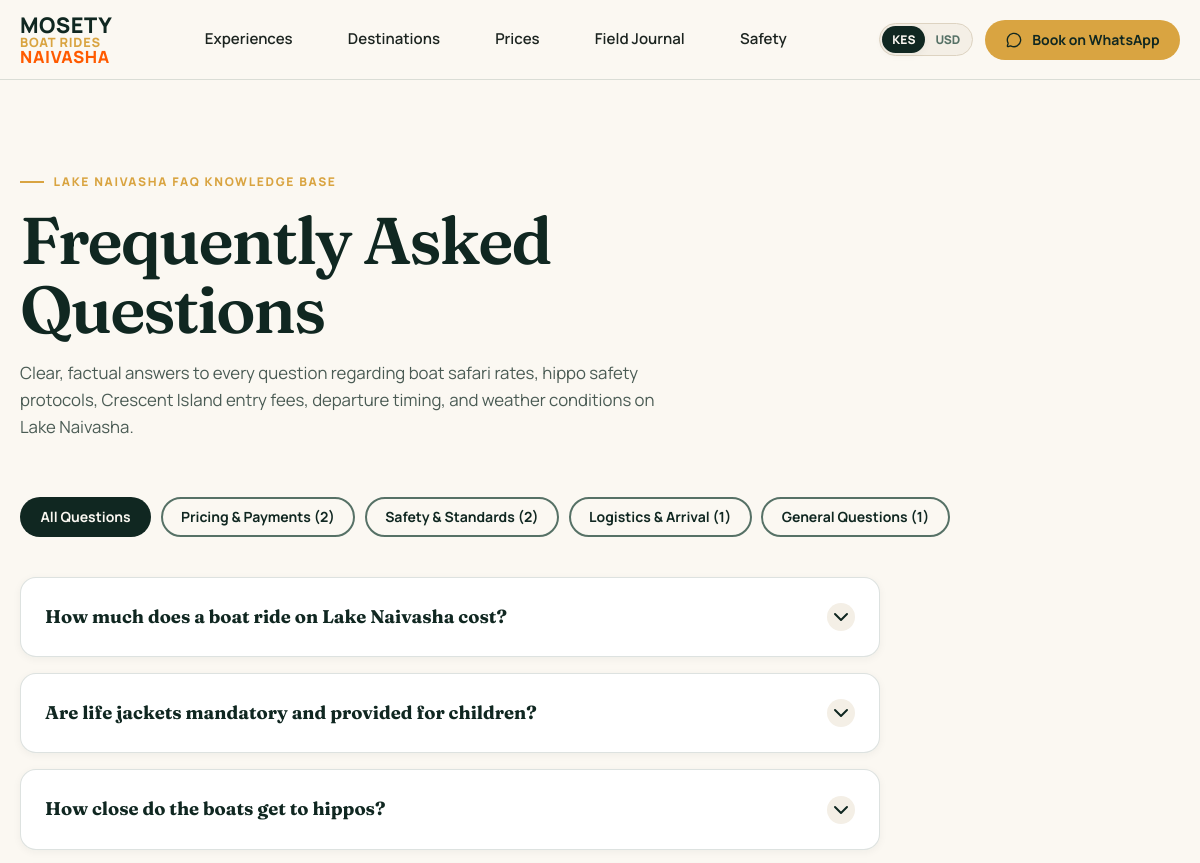
The page /questions/ (upper part) on the database as committed earlier.
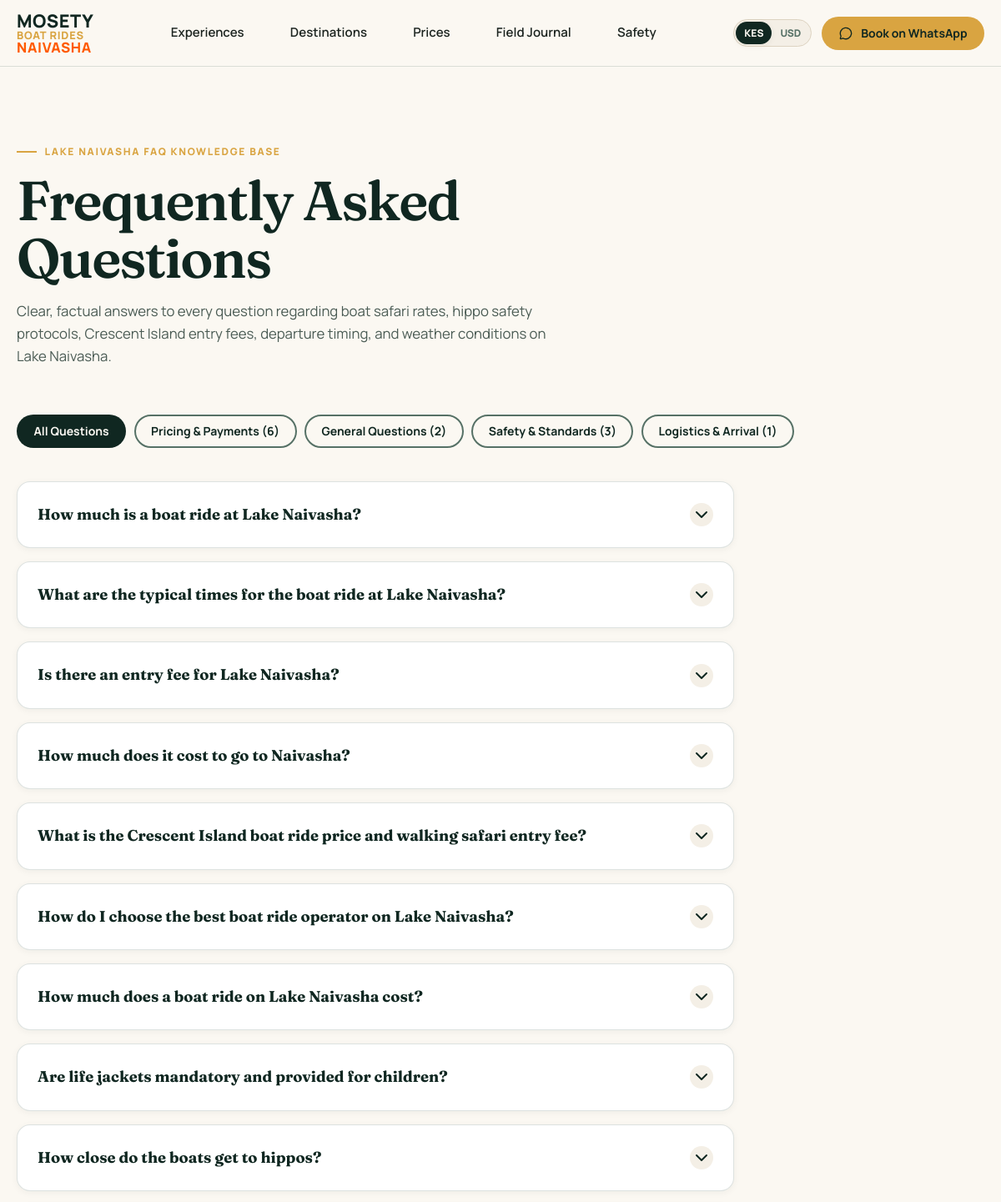
The same page on the database as committed later.
### content/models.py (models this page shows, shortened)
class QuestionAnswer(models.Model):
    CATEGORIES = [
        ('General', 'General Questions'),
        ('Pricing', 'Pricing & Payments'),
        ('Safety', 'Safety & Standards'),
        ('Children', 'Children & Families'),
        ('Logistics', 'Logistics & Arrival'),
        ('Wildlife', 'Wildlife & Ethics'),
    ]
    question = models.CharField(max_length=255)
    slug = models.SlugField(max_length=255, blank=True)
    answer = models.TextField(help_text="Concise, factual answer")
    category = models.CharField(max_length=50, choices=CATEGORIES, default='General')
    related_tour = models.ForeignKey('tours.Tour', null=True, blank=True, on_delete=models.SET_NULL, related_name='faqs')
    sort_order = models.PositiveIntegerField(default=0)
    last_verified_at = models.DateField(default=timezone.now)
    is_active = models.BooleanField(default=True)
    class Meta:
        ordering = ['sort_order', 'id']
        verbose_name = "Question & Answer"
        verbose_name_plural = "Questions & Answers"

### content/views.py (the view)
# urls.py: path('questions/', views.FAQHubView.as_view(), name='questions'),
class FAQHubView(TemplateView):
    template_name = 'content/questions.html'
    def get_context_data(self, **kwargs):
        context = super().get_context_data(**kwargs)
        site = SiteSettings.get_solo()
        all_faqs = QuestionAnswer.objects.filter(is_active=True).order_by('sort_order', 'id')
        categories = {}
        for faq in all_faqs:
            cat = faq.get_category_display() if hasattr(faq, 'get_category_display') else faq.category
            if cat not in categories:
                categories[cat] = []
            categories[cat].append(faq)
        faq_pairs = [(faq.question, faq.answer) for faq in all_faqs]
        faq_schema = build_faq_schema(faq_pairs) if faq_pairs else ""
        context.update({
            'site': site,
            'categories': categories,
            'all_faqs': all_faqs,
            'faq_schema': json.dumps(faq_schema) if faq_schema else "",
            'meta_title': f"Lake Naivasha Boat Rides FAQ — Questions Answered — {site.business_name}",
            'meta_description': (
                "Answers to common questions about Lake Naivasha boat rides: Prices, hippo safety distances, "
                "Crescent Island tickets, departure times, and children safety."
            ),
        })
        return context

### core/models.py (called while the page is built)
    @classmethod
    def get_solo(cls):
        obj, _ = cls.objects.get_or_create(id=1)
        return obj

    @property
    def phone_digits(self):
        return ''.join(c for c in self.phone if c.isdigit())

    @property
    def whatsapp_digits(self):
        digits = ''.join(c for c in self.whatsapp_number if c.isdigit())
        if digits.startswith('0') and len(digits) == 10:
            return f"254{digits[1:]}"
        return digits

    @property
    def phone_e164(self):
        digits = self.phone_digits
        if digits.startswith('0') and len(digits) == 10:
            return f"+254{digits[1:]}"
        return f"+{digits}" if digits else ""

    @property
    def tel_url(self):
        return f"tel:{self.phone_e164}" if self.phone_e164 else ""

    def build_whatsapp_url(self, message="Hi Mosety. I would like to inquire about a Lake Naivasha boat ride."):
        digits = self.whatsapp_digits
        if not digits:
            return ""
        encoded = quote(message)
        return f"https://wa.me/{digits}?text={encoded}"

### tours/models.py (called while the page is built)
    def get_absolute_url(self):
        return f"/boat-rides/{self.slug}/"

### templates/content/questions.html (shortened to what this page needs)
{% extends 'base.html' %}
{% load static humanize %}
{% block content %}
<section class="section-spacing" style="background: var(--ivory);">
  <div class="site-container">
    <div style="max-width: 780px; margin-bottom: 3.5rem;">
      <p class="eyebrow eyebrow-gold">Lake Naivasha FAQ Knowledge Base</p>
      <h1 class="hero-h1" style="margin-bottom: 1rem;">Frequently Asked Questions</h1>
      <p class="lead-text">
        Clear, factual answers to every question regarding boat safari rates, hippo safety protocols, Crescent Island entry fees, departure timing, and weather conditions on Lake Naivasha.
      </p>
    </div>
    <div x-data="{ activeCategory: 'All' }" style="margin-bottom: 3.5rem;">
      <div style="display: flex; flex-wrap: wrap; gap: 0.6rem; margin-bottom: 2.5rem;">
        <button type="button" @click="activeCategory = 'All'" :class="{ 'btn-forest': activeCategory === 'All', 'btn-outline': activeCategory !== 'All' }" class="btn btn-sm">
          All Questions
        </button>
        {% for cat, faqs in categories.items %}
        <button type="button" @click="activeCategory = '{{ cat }}'" :class="{ 'btn-forest': activeCategory === '{{ cat }}', 'btn-outline': activeCategory !== '{{ cat }}' }" class="btn btn-sm">
          {{ cat }} ({{ faqs|length }})
        </button>
        {% endfor %}
      </div>
      <div x-data="{ openFaq: null }" style="display: flex; flex-direction: column; gap: 1rem; max-width: 860px;">
        {% for faq in all_faqs %}
        <div x-show="activeCategory === 'All' || activeCategory === '{{ faq.get_category_display|default:faq.category }}'"
             class="card"
             style="background: #ffffff; border: 1px solid var(--border-subtle); border-radius: var(--radius-card); overflow: hidden; box-shadow: var(--shadow-sm);">
          <button type="button"
                  @click="openFaq = (openFaq === {{ faq.id }} ? null : {{ faq.id }})"
                  style="width: 100%; padding: 1.5rem; display: flex; justify-content: space-between; align-items: center; background: none; border: none; cursor: pointer; text-align: left;">
            <span style="font-family: var(--font-display); font-size: 1.15rem; font-weight: 700; color: var(--ink-forest); padding-right: 1rem;">
              {{ faq.question }}
            </span>
            <div style="width: 28px; height: 28px; border-radius: 50%; background: var(--papyrus-light); display: grid; place-items: center; flex-shrink: 0; color: var(--ink-forest);">
              <i data-lucide="chevron-down" style="width: 16px; height: 16px; transition: transform 0.2s;" :style="openFaq === {{ faq.id }} ? 'transform: rotate(180deg)' : ''"></i>
            </div>
          </button>
        </div>
        {% empty %}
        <p>No questions listed.</p>
        {% endfor %}
      </div>
    </div>
  </div>
</section>
{% endblock %}

Rows that differ between the two databases and show on the page:
no longer on this page (row edited): QuestionAnswer: cat "General Questions", faqs "1", shown under "Frequently Asked Questions"
added QuestionAnswer: cat "Pricing & Payments", faqs "6", question "How much is a boat ride at Lake Naivasha?"
added QuestionAnswer: cat "General Questions", faqs "2", question "What are the typical times for the boat ride at Lake Naivasha?"
added QuestionAnswer: cat "Safety & Standards", faqs "3", question "How do I choose the best boat ride operator on Lake Naivasha?"
added QuestionAnswer: question "Is there an entry fee for Lake Naivasha?"
added QuestionAnswer: {{ faq.id }} 10 (drawn), question "How much does it cost to go to Naivasha?"
added QuestionAnswer: question "What is the Crescent Island boat ride price and walking safari entry fee?"
